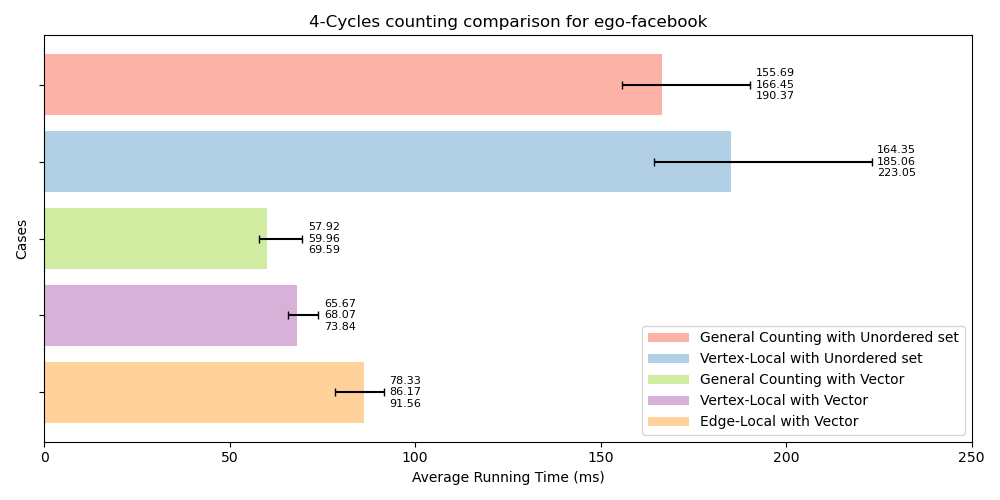

Recreate this plot in Python.
import matplotlib.pyplot as plt
import os

alg_names = ['General Counting with Unordered set', 'Vertex-Local with Unordered set','General Counting with Vector', 'Vertex-Local with Vector', 'Edge-Local with Vector']
alg_times = [166.447, 185.059, 59.9568, 68.0686, 86.167]
alg_min_times = [155.692, 164.353, 57.9197, 65.6713, 78.3333]
alg_max_times = [190.367, 223.051, 69.5866, 73.843, 91.5604]

bar_width = 0.35
index = range(len(alg_names))

colors = ["#fd7f6f", "#7eb0d5", "#b2e061", "#bd7ebe", "#ffb55a"]

fig, ax = plt.subplots(figsize=(10, 5), dpi=100)

bars = ax.barh(index, alg_times, xerr=[[alg_times[i] - alg_min_times[i] for i in range(len(alg_times))], 
                                         [alg_max_times[i] - alg_times[i] for i in range(len(alg_times))]], 
               color=colors, alpha=0.6, capsize=3)

for i, (v, vmin, vmax) in enumerate(zip(alg_times, alg_min_times, alg_max_times)):
    ax.text(vmax + 1.5, i, f'{vmin:.2f}\n{v:.2f}\n{vmax:.2f}', va='center', fontsize=8)

ax.set_xlabel('Average Running Time (ms)')
ax.set_ylabel('Cases')
ax.set_yticks(index)
ax.set_yticklabels([])  # Remove y-axis labels
ax.invert_yaxis()
ax.legend(bars, alg_names, loc='lower right', handlelength=3)  # Add algorithm names to the legend
#set title
ax.set_title('4-Cycles counting comparison for ego-facebook')

plt.xlim(0, 250)
plt.tight_layout()

# Saving the plot
script_dir = os.path.dirname(os.path.abspath(__file__))
plt.savefig(os.path.join(script_dir, '4CycleCountingFacebook.png'))

plt.show()
